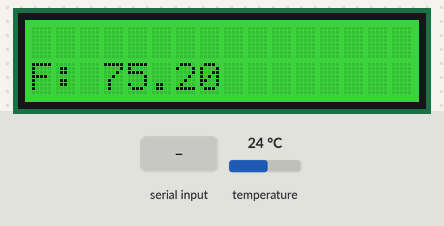
This sketch was run on a simulated Arduino Uno, built with avr-gcc and run on an emulated ATmega328P. Shown: 16×2 character LCD. The test bench sets the inputs (shaded band); at power-on: temperature 24 °C. What the sketch prints to the serial monitor is not drawn.

Above: at 2.4 s.
2.5 s: temperature set to 12 °C
At 4.3 s:
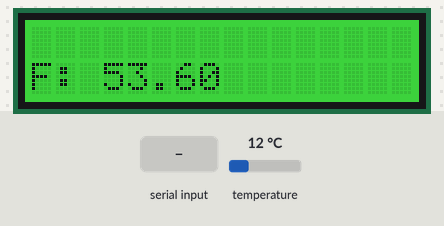
4.6 s: "1\n" received over Serial
At 5.5 s:
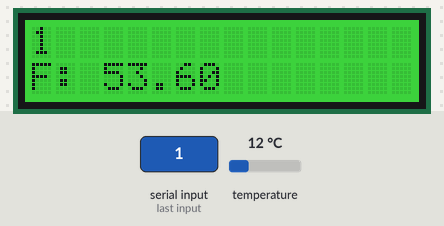
6.4 s: "0\n" received over Serial
At 8.6 s:
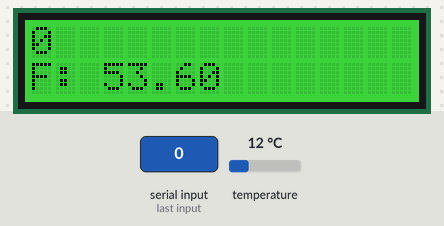
8.9 s: temperature set to 19 °C
At 10.7 s:
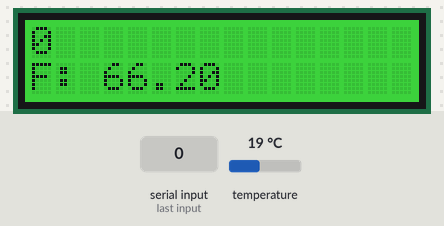
11.0 s: temperature set to 28 °C
At 13.2 s:
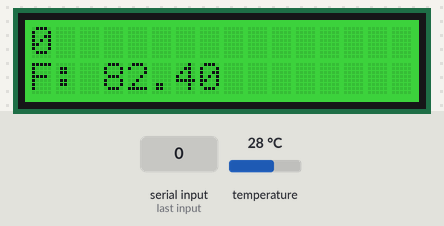
Timing chart, 0 to 14.7 s (numbered marks = the images above; inputs shaded):
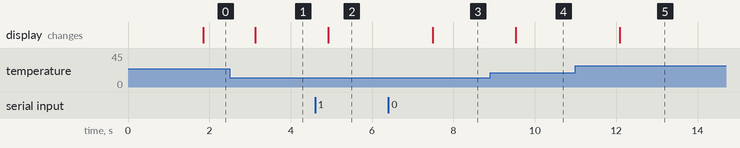

Measured:
- after the input at 2.5 s, the display: changes after 0.63 s (image 1)
- after the input at 4.6 s, the display: changes after 0.32 s (image 2)
- after the input at 6.4 s, the display: changes after 1.1 s (image 3)
- after the input at 8.9 s, the display: changes after 0.64 s (image 4)
- after the input at 11.0 s, the display: changes after 1.1 s (image 5)

The sketch:

TempTester.ino
```cpp
#include <OneWire.h>
#include <DallasTemperature.h>
#include <rgb_lcd.h>
#include <Wire.h>
#define ONE_WIRE_BUS 7 // ds18b20 module attached to pin 7
OneWire oneWire(ONE_WIRE_BUS);
DallasTemperature sensors(&oneWire);


bool running = true; // Flag to control the loop
rgb_lcd lcd;

const int colorR = 0;
const int colorG = 200;
const int colorB = 0;

void setup() {
  // Initialize serial connection
  Serial.begin(9600);
  sensors.begin(); // Initialize the bus

  lcd.begin(16, 2);

  lcd.setRGB(colorR, colorG, colorB);

  delay(1000);
}

void loop() {

  lcd.setCursor(0, 0);
  // Check for incoming serial data
  if (Serial.available() > 0) {
    String command = Serial.readStringUntil('\n'); // Read until newline character
    command.trim(); // Remove any extra whitespace

    // If the command is "stop", set running to false
    if (command.equalsIgnoreCase("stop")) {
      running = false;
      Serial.println("Stopping temperature readings...");
    }
    // If the command is "start", resume readings
    else if (command.equalsIgnoreCase("start")) {
      running = true;
      Serial.println("Resuming temperature readings...");
    }
    else {
      lcd.print(command + "                    ");
    }
  }

  // If running flag is true, continue reading temperature
  if (running) {
    Serial.println("Requesting Temperatures...");
    sensors.requestTemperatures();

    // Get and display temperature
    float tempF = 1.8 * sensors.getTempCByIndex(0) + 32.0;
    //Serial.print("Temperature: ");
    //Serial.print(tempF);
    //Serial.println(" F");

    lcd.setCursor(0, 1);
    lcd.print("F: ");
    lcd.print(tempF);

    // Print temperature for plotting
    Serial.println(tempF); // Plotter uses this line for plotting

    delay(500); // Adjust the delay as needed
  }
}
```
